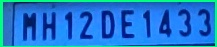
#> input picture Detection_Images/0195c80a-d7a2-11ec-b44b-84a93815fc0b.jpg, 217 x 47 px, given in place of the camera
$ jupyter execute --allow-errors 'Automatic Number Plate Detection New.ipynb'   (shell and % lines are left out)   (text cells are left out)
#> lines starting #> are read from the running program, lines starting #| are printed output that depends on the picture; after the words box and inside, x2 and y2 are one past the last pixel; in counts of white or black regions, pixels touching at a corner belong together
[cell 1]
import os

[cell 2]
# File name, links that will be used frequently
CUSTOM_MODEL_NAME = 'my_ssd_mobnet'
PRETRAINED_MODEL_NAME = 'ssd_mobilenet_v2_fpnlite_320x320_coco17_tpu-8'
PRETRAINED_MODEL_URL = 'http://download.tensorflow.org/models/object_detection/tf2/20200711/ssd_mobilenet_v2_fpnlite_320x320_coco17_tpu-8.tar.gz'
TF_RECORD_SCRIPT_NAME = 'generate_tfrecord.py'
LABEL_MAP_NAME = 'label_map.pbtxt'

[cell 3]
# Paths that will be used frequently
paths = {
    'WORKSPACE_PATH': os.path.join('Tensorflow', 'workspace'),
    'SCRIPTS_PATH': os.path.join('Tensorflow', 'scripts'),
    'APIMODEL_PATH': os.path.join('Tensorflow', 'models'),
    'ANNOTATION_PATH': os.path.join('Tensorflow', 'workspace', 'annotations'),
    'IMAGE_PATH': os.path.join('Tensorflow', 'workspace', 'images'),
    'MODEL_PATH': os.path.join('Tensorflow', 'workspace', 'models'),
    'PRETRAINED_MODEL_PATH': os.path.join('Tensorflow', 'workspace', 'pre-trained-models'),
    'CHECKPOINT_PATH': os.path.join('Tensorflow', 'workspace', 'models', CUSTOM_MODEL_NAME),
    'OUTPUT_PATH': os.path.join('Tensorflow', 'workspace', 'models', CUSTOM_MODEL_NAME, 'export'),
    'TFJS_PATH': os.path.join('Tensorflow', 'workspace', 'models', CUSTOM_MODEL_NAME, 'tfjsexport'),
    'TFLITE_PATH': os.path.join('Tensorflow', 'workspace','models', CUSTOM_MODEL_NAME, 'tfliteexport'),
    'PROTOC_PATH': os.path.join('Tensorflow', 'protoc'),
    'REALTIMEDETECTIONS_PATH': os.path.join('RealTimeDetections')
 }

[cell 4]
# Files that will be used frequently
files = {
    'PIPELINE_CONFIG': os.path.join('Tensorflow', 'workspace','models', CUSTOM_MODEL_NAME, 'pipeline.config'),
    'TF_RECORD_SCRIPT': os.path.join(TF_RECORD_SCRIPT_NAME),
    'LABELMAP': os.path.join(paths['ANNOTATION_PATH'], LABEL_MAP_NAME)
}

[cell 5]
# Creating all needed directories
for path in paths.values():
    if not os.path.exists(path):
        if os.name == 'posix':
            !mkdir -p {path}
        if os.name == 'nt':
            !mkdir {path}

[cell 6]
# Tensorflow for Windows
# https://www.tensorflow.org/install/source_windows

[cell 7]
# Installing Wget for windows users
if os.name=='nt':
    !pip install wget
    import wget

[cell 8]
# Cloning into the Tensorflow repository to get TFOD
if not os.path.exists(os.path.join(paths['APIMODEL_PATH'], 'research', 'object_detection')):
    !git clone https://github.com/tensorflow/models {paths['APIMODEL_PATH']}

[cell 9]
# Installing Tensorflow Object Detection
if os.name=='posix':
    !apt-get install protobuf-compiler
    !cd Tensorflow/models/research && protoc object_detection/protos/*.proto --python_out=. && cp object_detection/packages/tf2/setup.py . && python -m pip install .

if os.name=='nt':
    url="https://github.com/protocolbuffers/protobuf/releases/download/v3.15.6/protoc-3.15.6-win64.zip"
    wget.download(url)
    !move protoc-3.15.6-win64.zip {paths['PROTOC_PATH']}
    !cd {paths['PROTOC_PATH']} && tar -xf protoc-3.15.6-win64.zip
    os.environ['PATH'] += os.pathsep + os.path.abspath(os.path.join(paths['PROTOC_PATH'], 'bin'))
    !cd Tensorflow/models/research && protoc object_detection/protos/*.proto --python_out=. && copy object_detection\\packages\\tf2\\setup.py setup.py && python setup.py build && python setup.py install
    !cd Tensorflow/models/research/slim && pip install -e .

[cell 10]
# Verification script from Tensorflow
VERIFICATION_SCRIPT = os.path.join(paths['APIMODEL_PATH'], 'research', 'object_detection', 'builders', 'model_builder_tf2_test.py')
# Verifying installation for TFOD

[cell 11]
# Installing some other needed dependencies

[cell 12]
# Reverifying installation

[cell 13]
# Downloading and unzipping pretrained model
if os.name =='posix':
    !wget {PRETRAINED_MODEL_URL}
    !mv {PRETRAINED_MODEL_NAME+'.tar.gz'} {paths['PRETRAINED_MODEL_PATH']}
    !cd {paths['PRETRAINED_MODEL_PATH']} && tar -zxvf {PRETRAINED_MODEL_NAME+'.tar.gz'}
if os.name == 'nt':
    wget.download(PRETRAINED_MODEL_URL)
    !move {PRETRAINED_MODEL_NAME+'.tar.gz'} {paths['PRETRAINED_MODEL_PATH']}
    !cd {paths['PRETRAINED_MODEL_PATH']} && tar -zxvf {PRETRAINED_MODEL_NAME+'.tar.gz'}

[cell 14]
# Creating the Label Map
labels = [{'name':'licence', 'id':1}]

with open(files['LABELMAP'], 'w') as f:
    for label in labels:
        f.write('item { \n')
        f.write('\tname:\'{}\'\n'.format(label['name']))
        f.write('\tid:{}\n'.format(label['id']))
        f.write('}\n')
#> further down, frame is the input picture: shape (47, 217, 3); mean B, G, R 206.4, 120, 29.9
#> `img_resized = cv2.resize(frame, None, fx=1.2, fy=1.2, interpolation=cv..`:
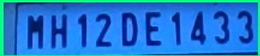
#> img_resized: shape (56, 260, 3); mean B, G, R 206.7, 118.8, 30.2
#> `img_detailsEnhanced = cv2.detailEnhance(img_resized, sigma_s=10, sigma..`:
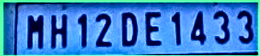
#> img_detailsEnhanced: shape (56, 260, 3); mean B, G, R 198.4, 124.5, 55.4
#> `img_BilateralFilterEnhanced = cv2.bilateralFilter(img_detailsEnhanced,..`:
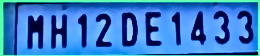
#> img_BilateralFilterEnhanced: shape (56, 260, 3); mean B, G, R 198.3, 124, 55.4
#> `img_BilateralFilterEnhancedGray = cv2.cvtColor(img_BilateralFilterEnha..`:
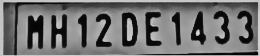
#> img_BilateralFilterEnhancedGray: shape (56, 260); min 4, max 220, mean 111.9
#> `img_threshEnhanced = cv2.threshold(cv2.medianBlur(img_BilateralFilterE..`:
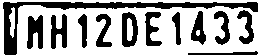
#> img_threshEnhanced: shape (56, 260); 66.6% white; 12 black regions, largest, box (x1, y1, x2, y2) and area: (3, 2, 258, 55) 1814, (27, 15, 43, 49) 398, (122, 12, 138, 47) 367

[cell 15]
# Downloading dataset from
# https://www.kaggle.com/datasets/andrewmvd/car-plate-detection?resource=download

[cell 16]
# If running on colab, run this instruction
ARCHIVE_FILES = os.path.join(paths['IMAGE_PATH'], 'archive.tar.gz')
if os.path.exists(ARCHIVE_FILES):
  !tar -zxvf {ARCHIVE_FILES}

[cell 17]
# Cloning script to generate TF records
if not os.path.exists(files['TF_RECORD_SCRIPT']):
    !git clone https://github.com/nicknochnack/GenerateTFRecord {paths['SCRIPTS_PATH']}

[cell 18]
# Creating TF records

[cell 19]
# Copying model config file to training folder
if os.name =='posix':
    !cp {os.path.join(paths['PRETRAINED_MODEL_PATH'], PRETRAINED_MODEL_NAME, 'pipeline.config')} {os.path.join(paths['CHECKPOINT_PATH'])}
if os.name == 'nt':
    !copy {os.path.join(paths['PRETRAINED_MODEL_PATH'], PRETRAINED_MODEL_NAME, 'pipeline.config')} {os.path.join(paths['CHECKPOINT_PATH'])}

[cell 20]
import tensorflow as tf
from object_detection.utils import config_util
from object_detection.protos import pipeline_pb2
from google.protobuf import text_format

#> (a cell that did not finish here is left out)

#> (a cell that did not finish here is left out)

#> (a cell that did not finish here is left out)

#> (a cell that did not finish here is left out)

[cell 25]
# Training script from TFOD
TRAINING_SCRIPT = os.path.join(paths['APIMODEL_PATH'], 'research', 'object_detection', 'model_main_tf2.py')

[cell 26]
# Generating training command
command = "python {} --model_dir={} --pipeline_config_path={} --num_train_steps=10000".format(TRAINING_SCRIPT, paths['CHECKPOINT_PATH'],files['PIPELINE_CONFIG'])

[cell 27]
print(command)

[cell 28]
# Installing needed dependency for training

[cell 29]
# Running training process

[cell 30]
# Generating model evaluation command
command = "python {} --model_dir={} --pipeline_config_path={} --checkpoint_dir={}".format(TRAINING_SCRIPT, paths['CHECKPOINT_PATH'],files['PIPELINE_CONFIG'], paths['CHECKPOINT_PATH'])

[cell 31]
print(command)

[cell 32]
# Running evaluating process

[cell 33]
# Installing dependency for GPU consumption

[cell 34]
import os
import tensorflow as tf
from object_detection.utils import label_map_util
from object_detection.utils import visualization_utils as viz_utils
from object_detection.builders import model_builder
from object_detection.utils import config_util
import GPUtil

#> (a cell that did not finish here is left out)

#> (a cell that did not finish here is left out)

[cell 37]
# Installing needed dependencies detection

[cell 38]
import cv2
import numpy as np
from matplotlib import pyplot as plt

#> (a cell that did not finish here is left out)

[cell 40]
# Image to detect plate number from
IMAGE_PATH = os.path.join(paths['IMAGE_PATH'], 'Cars1.png')

[cell 41]
# Preprocessing image
img_orig = cv2.imread(IMAGE_PATH)
print('ORIGINAL')
#> (the rest of this cell did not finish here and is left out)

[cell 42]
# Installing EasyOCR and needed dependencies

[cell 43]
import easyocr

[cell 44]
# Filter OCR function
# [21 lines left out: function filter_text, not called in this run]

[cell 45]
# Thresholds for detection and OCR filtering
detection_threshold = 0.7
region_threshold = 0.6

[cell 46]
# OCR function
# [37 lines left out: function ocr_it, not called in this run]

[cell 47]
import csv
import uuid
from datetime import datetime

[cell 48]
# Saving detections
# [39 lines left out: function save_results, not called in this run]

[cell 49]
import cv2

[cell 50]
# Real Time Detections from Webcam
cap = cv2.VideoCapture(0)
width = int(cap.get(cv2.CAP_PROP_FRAME_WIDTH))
height = int(cap.get(cv2.CAP_PROP_FRAME_HEIGHT))

#> (the rest of this cell did not finish here and is left out)

$ run again, on Detection_Images/0219044a-d9b1-11ec-bce7-28dfeb6a105c.jpg
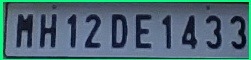
#> input picture Detection_Images/0219044a-d9b1-11ec-bce7-28dfeb6a105c.jpg, 251 x 60 px, given in place of the camera
#> frame is the input picture: shape (60, 251, 3); mean B, G, R 115.1, 103.7, 75
#> `img_BilateralFilterEnhancedGray = cv2.cvtColor(img_BilateralFilterEnha..`:
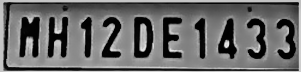
#> img_BilateralFilterEnhancedGray: shape (72, 301); min 0, max 233, mean 104.7
#> `img_threshEnhanced = cv2.threshold(cv2.medianBlur(img_BilateralFilterE..`:
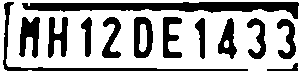
#> img_threshEnhanced: shape (72, 301); 66.1% white; 13 black regions, largest, box (x1, y1, x2, y2) and area: (22, 2, 299, 19) 2275, (3, 2, 248, 71) 909, (19, 17, 40, 58) 550

$ run again, on Detection_Images/0766b30b-d9b1-11ec-ae7d-28dfeb6a105c.jpg
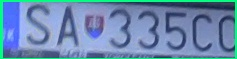
#> input picture Detection_Images/0766b30b-d9b1-11ec-ae7d-28dfeb6a105c.jpg, 237 x 59 px, given in place of the camera
#> frame is the input picture: shape (59, 237, 3); mean B, G, R 174.7, 138.6, 105
#> `img_BilateralFilterEnhancedGray = cv2.cvtColor(img_BilateralFilterEnha..`:
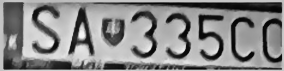
#> img_BilateralFilterEnhancedGray: shape (71, 284); min 4, max 246, mean 136
#> `img_threshEnhanced = cv2.threshold(cv2.medianBlur(img_BilateralFilterE..`:
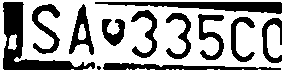
#> img_threshEnhanced: shape (71, 284); 64.2% white; 12 black regions (1 under 20 px), largest, box (x1, y1, x2, y2) and area: (3, 2, 95, 70) 1696, (95, 2, 282, 14) 1186, (103, 63, 281, 70) 736
